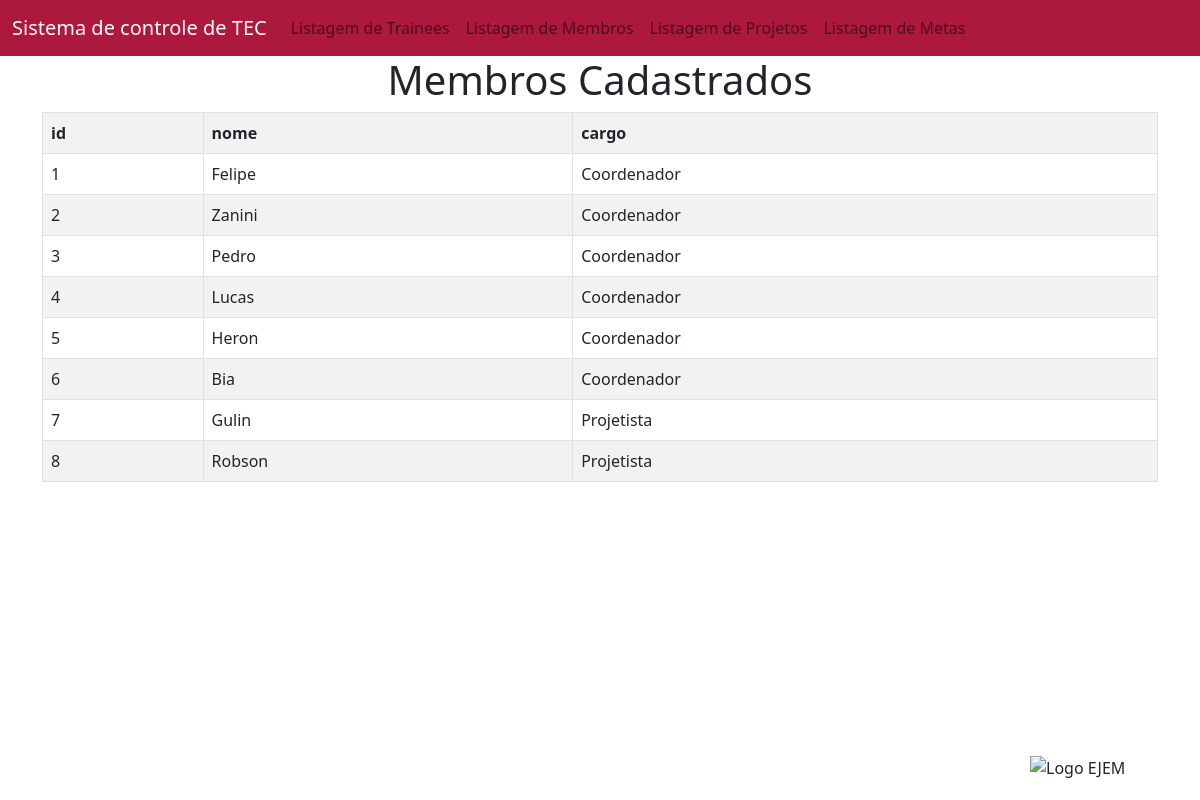
Page /membros/ on the committed database.
### app_Case_4/models.py (models this page shows)
class Membro(models.Model):
    id_membro = models.AutoField(primary_key=True)
    nome = models.TextField(max_length=255)
    cargo = models.TextField(max_length=255)
    projetos = models.JSONField(default=list) # Mudar

### app_Case_4/views.py (the view)
# urls.py: path('membros/', views.membros, name = 'listagem_membros'),
def membros(request):
    membros = {
    'membros': Membro.objects.all()
    }
    return render(request, 'usuarios/membros.html', membros)

### app_Case_4/templates/usuarios/membros.html (shortened to what this page needs)
{% extends "usuarios/base.html" %}
{% block conteudo %}
<h1 class= "text-center">Membros Cadastrados</h1>
  <body>
    <div class="container">
        <table class="table table-bordered table-striped">
            <tr>
                <th>id</th>
                <th>nome</th>
                <th>cargo</th>
            </tr>
            {% for membro in membros%}
            <tr>
                <td>{{membro.id_membro}}</td>
                <td>{{membro.nome}}</td>
                <td>{{membro.cargo}}</td>
            </tr>
            {% endfor%}
        </table>
    </div>
    <img src="https://www.ejemackenzie.com.br/wp-content/uploads/2022/10/cropped-logovermelho.png"
     alt="Logo EJEM"
     class="logo-ejem">
{% endblock%}

### app_Case_4/templates/usuarios/base.html (shortened to what this page needs)
<!doctype html>
<html lang="en">
  <head>
    <link href="https://cdn.jsdelivr.net/npm/bootstrap@5.0.2/dist/css/bootstrap.min.css" rel="stylesheet">
  </head>
  <body>
    <nav style="background-color: #AD183D !important;" class="navbar navbar-expand-lg navbar-light bg-light">
      <div class="container-fluid">
        <span class="navbar-brand mb-0 h1">
          <a style="text-decoration: none; color: white;" href="{% url 'home' %}">Sistema de controle de TEC</a>
        </span>
        <div class="collapse navbar-collapse" id="navbarNav">
          <ul class="navbar-nav">
            <li class="nav-item">
              <a class="nav-link" href="{% url 'listagem_trainees' %}">Listagem de Trainees</a>
            </li>
            <li class="nav-item">
              <a class="nav-link" href="{% url 'listagem_membros' %}">Listagem de Membros</a>
            </li>
            <li class="nav-item">
              <a class="nav-link" href="{% url 'listagem_projetos' %}">Listagem de Projetos</a>
            </li>
            <li class="nav-item">
              <a class="nav-link" href="{% url 'listagem_metas' %}">Listagem de Metas</a>
            </li>
          </ul>
        </div>
      </div>
    </nav>
    {% block conteudo %}
    {% endblock conteudo %}
  </body>
</html>

### app_Case_4/templates/usuarios/membros.html (style rules this page uses)
.logo-ejem { position: fixed; bottom: 20px; right: 20px; width: 150px; height: auto; z-index: 1000; }

### rows in the picture
Membro: id_membro "1", nome "Felipe", cargo "Coordenador"
Membro: id_membro "2", nome "Zanini", cargo "Coordenador"
Membro: id_membro "3", nome "Pedro", cargo "Coordenador"
Membro: id_membro "4", nome "Lucas", cargo "Coordenador"
Membro: id_membro "5", nome "Heron", cargo "Coordenador"
Membro: id_membro "6", nome "Bia", cargo "Coordenador"
Membro: id_membro "7", nome "Gulin", cargo "Projetista"
Membro: id_membro "8", nome "Robson", cargo "Projetista"
